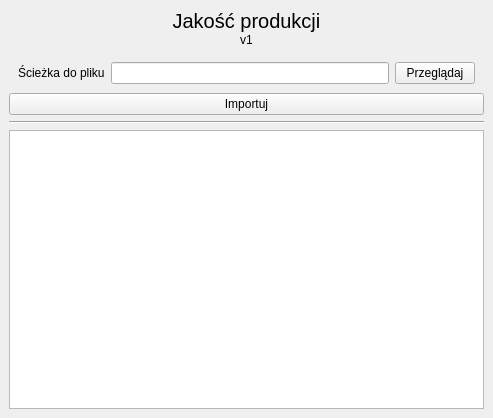
<?xml version="1.0" encoding="UTF-8"?>
<ui version="4.0">
 <class>Form</class>
 <widget class="QWidget" name="Form">
  <property name="geometry">
   <rect>
    <x>0</x>
    <y>0</y>
    <width>493</width>
    <height>418</height>
   </rect>
  </property>
  <property name="windowTitle">
   <string>Form</string>
  </property>
  <layout class="QGridLayout" name="gridLayout">
   <property name="leftMargin">
    <number>0</number>
   </property>
   <property name="topMargin">
    <number>0</number>
   </property>
   <property name="rightMargin">
    <number>0</number>
   </property>
   <property name="bottomMargin">
    <number>0</number>
   </property>
   <property name="spacing">
    <number>0</number>
   </property>
   <item row="0" column="0">
    <widget class="QWidget" name="widget" native="true">
     <layout class="QVBoxLayout" name="verticalLayout_3">
      <item>
       <widget class="QWidget" name="widget_2" native="true">
        <layout class="QVBoxLayout" name="verticalLayout">
         <property name="spacing">
          <number>0</number>
         </property>
         <property name="leftMargin">
          <number>0</number>
         </property>
         <property name="topMargin">
          <number>0</number>
         </property>
         <property name="rightMargin">
          <number>0</number>
         </property>
         <property name="bottomMargin">
          <number>0</number>
         </property>
         <item>
          <widget class="QLabel" name="label">
           <property name="font">
            <font>
             <pointsize>15</pointsize>
            </font>
           </property>
           <property name="text">
            <string>Jakość produkcji</string>
           </property>
           <property name="alignment">
            <set>Qt::AlignCenter</set>
           </property>
          </widget>
         </item>
         <item>
          <widget class="QLabel" name="label_2">
           <property name="text">
            <string>v1</string>
           </property>
           <property name="alignment">
            <set>Qt::AlignCenter</set>
           </property>
          </widget>
         </item>
        </layout>
       </widget>
      </item>
      <item>
       <widget class="QWidget" name="widget_4" native="true">
        <layout class="QVBoxLayout" name="verticalLayout_2">
         <property name="spacing">
          <number>0</number>
         </property>
         <property name="leftMargin">
          <number>0</number>
         </property>
         <property name="topMargin">
          <number>0</number>
         </property>
         <property name="rightMargin">
          <number>0</number>
         </property>
         <property name="bottomMargin">
          <number>0</number>
         </property>
         <item>
          <widget class="QWidget" name="widget_3" native="true">
           <layout class="QHBoxLayout" name="horizontalLayout">
            <item>
             <widget class="QLabel" name="label_3">
              <property name="text">
               <string>Ścieżka do pliku</string>
              </property>
             </widget>
            </item>
            <item>
             <widget class="QLineEdit" name="ed_sciezka_dane"/>
            </item>
            <item>
             <widget class="QPushButton" name="btn_przegladaj">
              <property name="text">
               <string>Przeglądaj</string>
              </property>
             </widget>
            </item>
           </layout>
          </widget>
         </item>
         <item>
          <widget class="QPushButton" name="btn_importuj">
           <property name="text">
            <string>Importuj</string>
           </property>
          </widget>
         </item>
        </layout>
       </widget>
      </item>
      <item>
       <widget class="Line" name="line">
        <property name="orientation">
         <enum>Qt::Horizontal</enum>
        </property>
       </widget>
      </item>
      <item>
       <widget class="QTableWidget" name="tab_dane"/>
      </item>
     </layout>
    </widget>
   </item>
  </layout>
 </widget>
 <resources/>
 <connections/>
</ui>
